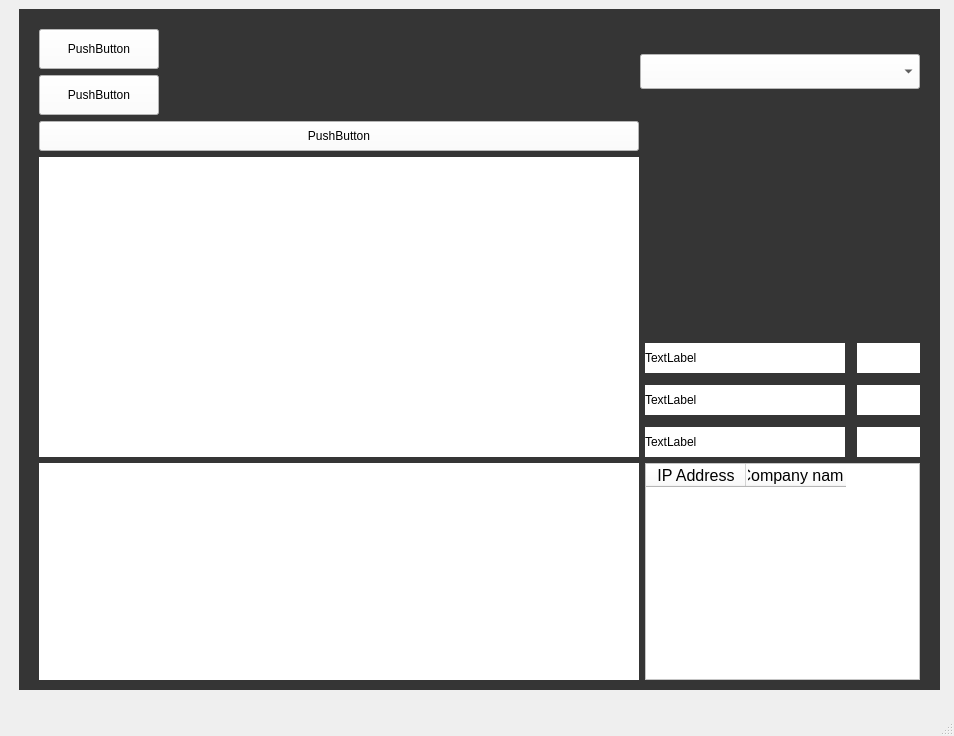
<?xml version="1.0" encoding="UTF-8"?>
<ui version="4.0">
 <class>MainWindow</class>
 <widget class="QMainWindow" name="MainWindow">
  <property name="geometry">
   <rect>
    <x>0</x>
    <y>0</y>
    <width>954</width>
    <height>736</height>
   </rect>
  </property>
  <property name="windowTitle">
   <string>MainWindow</string>
  </property>
  <widget class="QWidget" name="centralwidget">
   <widget class="QWidget" name="widget" native="true">
    <property name="geometry">
     <rect>
      <x>19</x>
      <y>9</y>
      <width>921</width>
      <height>681</height>
     </rect>
    </property>
    <property name="styleSheet">
     <string notr="true">background-color: rgb(53, 53, 53);</string>
    </property>
    <widget class="QWidget" name="">
     <property name="geometry">
      <rect>
       <x>20</x>
       <y>20</y>
       <width>881</width>
       <height>651</height>
      </rect>
     </property>
     <layout class="QVBoxLayout" name="verticalLayout_4">
      <item>
       <layout class="QHBoxLayout" name="horizontalLayout">
        <item>
         <layout class="QVBoxLayout" name="verticalLayout">
          <item>
           <widget class="QPushButton" name="pushButton_2">
            <property name="minimumSize">
             <size>
              <width>120</width>
              <height>40</height>
             </size>
            </property>
            <property name="styleSheet">
             <string notr="true">background-color: rgb(255, 255, 255);
font: 12pt &quot;MS Shell Dlg 2&quot;;
</string>
            </property>
            <property name="text">
             <string>PushButton</string>
            </property>
           </widget>
          </item>
          <item>
           <widget class="QPushButton" name="pushButton">
            <property name="minimumSize">
             <size>
              <width>0</width>
              <height>40</height>
             </size>
            </property>
            <property name="styleSheet">
             <string notr="true">background-color: rgb(255, 255, 255);
font: 12pt &quot;MS Shell Dlg 2&quot;;
</string>
            </property>
            <property name="text">
             <string>PushButton</string>
            </property>
           </widget>
          </item>
         </layout>
        </item>
        <item>
         <spacer name="horizontalSpacer">
          <property name="orientation">
           <enum>Qt::Horizontal</enum>
          </property>
          <property name="sizeHint" stdset="0">
           <size>
            <width>438</width>
            <height>20</height>
           </size>
          </property>
         </spacer>
        </item>
        <item>
         <widget class="QComboBox" name="comboBox">
          <property name="enabled">
           <bool>true</bool>
          </property>
          <property name="minimumSize">
           <size>
            <width>280</width>
            <height>35</height>
           </size>
          </property>
          <property name="styleSheet">
           <string notr="true">background-color: rgb(255, 255, 255);
alternate-background-color: rgb(255, 255, 255);</string>
          </property>
         </widget>
        </item>
       </layout>
      </item>
      <item>
       <layout class="QHBoxLayout" name="horizontalLayout_5">
        <item>
         <layout class="QVBoxLayout" name="verticalLayout_2">
          <item>
           <widget class="QPushButton" name="pushButton_3">
            <property name="minimumSize">
             <size>
              <width>0</width>
              <height>30</height>
             </size>
            </property>
            <property name="styleSheet">
             <string notr="true">background-color: rgb(255, 255, 255);</string>
            </property>
            <property name="text">
             <string>PushButton</string>
            </property>
           </widget>
          </item>
          <item>
           <widget class="QLabel" name="label">
            <property name="minimumSize">
             <size>
              <width>600</width>
              <height>300</height>
             </size>
            </property>
            <property name="styleSheet">
             <string notr="true">background-color: rgb(255, 255, 255);</string>
            </property>
            <property name="text">
             <string/>
            </property>
           </widget>
          </item>
         </layout>
        </item>
        <item>
         <layout class="QVBoxLayout" name="verticalLayout_3">
          <property name="spacing">
           <number>12</number>
          </property>
          <item>
           <widget class="QLabel" name="label_2">
            <property name="minimumSize">
             <size>
              <width>0</width>
              <height>70</height>
             </size>
            </property>
            <property name="text">
             <string/>
            </property>
           </widget>
          </item>
          <item>
           <spacer name="verticalSpacer">
            <property name="orientation">
             <enum>Qt::Vertical</enum>
            </property>
            <property name="sizeHint" stdset="0">
             <size>
              <width>20</width>
              <height>40</height>
             </size>
            </property>
           </spacer>
          </item>
          <item>
           <layout class="QHBoxLayout" name="horizontalLayout_2">
            <item>
             <widget class="QLabel" name="label_3">
              <property name="minimumSize">
               <size>
                <width>200</width>
                <height>30</height>
               </size>
              </property>
              <property name="styleSheet">
               <string notr="true">background-color: rgb(255, 255, 255);</string>
              </property>
              <property name="text">
               <string>TextLabel</string>
              </property>
             </widget>
            </item>
            <item>
             <widget class="QLabel" name="label_4">
              <property name="styleSheet">
               <string notr="true">background-color: rgb(255, 255, 255);</string>
              </property>
              <property name="text">
               <string/>
              </property>
             </widget>
            </item>
           </layout>
          </item>
          <item>
           <layout class="QHBoxLayout" name="horizontalLayout_3">
            <item>
             <widget class="QLabel" name="label_5">
              <property name="minimumSize">
               <size>
                <width>200</width>
                <height>30</height>
               </size>
              </property>
              <property name="styleSheet">
               <string notr="true">background-color: rgb(255, 255, 255);</string>
              </property>
              <property name="text">
               <string>TextLabel</string>
              </property>
             </widget>
            </item>
            <item>
             <widget class="QLabel" name="label_6">
              <property name="styleSheet">
               <string notr="true">background-color: rgb(255, 255, 255);</string>
              </property>
              <property name="text">
               <string/>
              </property>
             </widget>
            </item>
           </layout>
          </item>
          <item>
           <layout class="QHBoxLayout" name="horizontalLayout_4">
            <item>
             <widget class="QLabel" name="label_7">
              <property name="minimumSize">
               <size>
                <width>200</width>
                <height>30</height>
               </size>
              </property>
              <property name="styleSheet">
               <string notr="true">background-color: rgb(255, 255, 255);
</string>
              </property>
              <property name="text">
               <string>TextLabel</string>
              </property>
             </widget>
            </item>
            <item>
             <widget class="QLabel" name="label_8">
              <property name="styleSheet">
               <string notr="true">background-color: rgb(255, 255, 255);</string>
              </property>
              <property name="text">
               <string/>
              </property>
             </widget>
            </item>
           </layout>
          </item>
         </layout>
        </item>
       </layout>
      </item>
      <item>
       <layout class="QHBoxLayout" name="horizontalLayout_6">
        <item>
         <widget class="QLabel" name="label_9">
          <property name="minimumSize">
           <size>
            <width>600</width>
            <height>0</height>
           </size>
          </property>
          <property name="styleSheet">
           <string notr="true">background-color: rgb(255, 255, 255);</string>
          </property>
          <property name="text">
           <string/>
          </property>
         </widget>
        </item>
        <item>
         <widget class="QTableWidget" name="tableWidget">
          <property name="sizePolicy">
           <sizepolicy hsizetype="Expanding" vsizetype="Expanding">
            <horstretch>0</horstretch>
            <verstretch>0</verstretch>
           </sizepolicy>
          </property>
          <property name="styleSheet">
           <string notr="true">background-color: rgb(255, 255, 255);</string>
          </property>
          <property name="midLineWidth">
           <number>0</number>
          </property>
          <property name="autoScrollMargin">
           <number>16</number>
          </property>
          <attribute name="horizontalHeaderMinimumSectionSize">
           <number>39</number>
          </attribute>
          <attribute name="verticalHeaderMinimumSectionSize">
           <number>23</number>
          </attribute>
          <attribute name="verticalHeaderDefaultSectionSize">
           <number>30</number>
          </attribute>
          <column>
           <property name="text">
            <string>IP Address</string>
           </property>
           <property name="font">
            <font>
             <pointsize>12</pointsize>
            </font>
           </property>
          </column>
          <column>
           <property name="text">
            <string>Company name</string>
           </property>
           <property name="font">
            <font>
             <pointsize>12</pointsize>
            </font>
           </property>
          </column>
         </widget>
        </item>
       </layout>
      </item>
     </layout>
    </widget>
   </widget>
  </widget>
  <widget class="QMenuBar" name="menubar">
   <property name="geometry">
    <rect>
     <x>0</x>
     <y>0</y>
     <width>954</width>
     <height>21</height>
    </rect>
   </property>
  </widget>
  <widget class="QStatusBar" name="statusbar"/>
 </widget>
 <resources>
  <include location="Layout.qrc"/>
 </resources>
 <connections/>
</ui>
